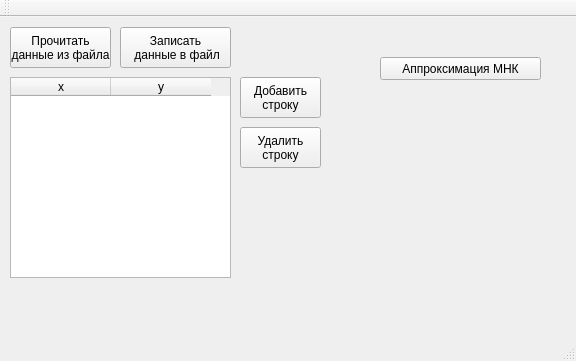
<?xml version="1.0" encoding="UTF-8"?>
<ui version="4.0">
 <class>MainWindow</class>
 <widget class="QMainWindow" name="MainWindow">
  <property name="geometry">
   <rect>
    <x>0</x>
    <y>0</y>
    <width>576</width>
    <height>361</height>
   </rect>
  </property>
  <property name="windowTitle">
   <string>Аппроксимация</string>
  </property>
  <widget class="QWidget" name="centralWidget">
   <widget class="QPushButton" name="pushButton">
    <property name="geometry">
     <rect>
      <x>380</x>
      <y>40</y>
      <width>161</width>
      <height>23</height>
     </rect>
    </property>
    <property name="text">
     <string>Аппроксимация МНК</string>
    </property>
   </widget>
   <widget class="QPushButton" name="pushButton_2">
    <property name="geometry">
     <rect>
      <x>240</x>
      <y>110</y>
      <width>81</width>
      <height>41</height>
     </rect>
    </property>
    <property name="text">
     <string>Удалить 
строку</string>
    </property>
   </widget>
   <widget class="QPushButton" name="pushButton_3">
    <property name="geometry">
     <rect>
      <x>10</x>
      <y>10</y>
      <width>101</width>
      <height>41</height>
     </rect>
    </property>
    <property name="text">
     <string>Прочитать
данные из файла</string>
    </property>
   </widget>
   <widget class="QPushButton" name="pushButton_4">
    <property name="geometry">
     <rect>
      <x>240</x>
      <y>60</y>
      <width>81</width>
      <height>41</height>
     </rect>
    </property>
    <property name="text">
     <string>Добавить 
строку</string>
    </property>
   </widget>
   <widget class="QTableWidget" name="tableWidget">
    <property name="geometry">
     <rect>
      <x>10</x>
      <y>60</y>
      <width>221</width>
      <height>201</height>
     </rect>
    </property>
    <column>
     <property name="text">
      <string>x</string>
     </property>
    </column>
    <column>
     <property name="text">
      <string>y</string>
     </property>
    </column>
   </widget>
   <widget class="QPushButton" name="pushButton_5">
    <property name="geometry">
     <rect>
      <x>120</x>
      <y>10</y>
      <width>111</width>
      <height>41</height>
     </rect>
    </property>
    <property name="text">
     <string>Записать 
 данные в файл</string>
    </property>
   </widget>
   <widget class="QLabel" name="label">
    <property name="geometry">
     <rect>
      <x>380</x>
      <y>80</y>
      <width>161</width>
      <height>121</height>
     </rect>
    </property>
    <property name="text">
     <string/>
    </property>
   </widget>
  </widget>
  <widget class="QMenuBar" name="menuBar">
   <property name="geometry">
    <rect>
     <x>0</x>
     <y>0</y>
     <width>576</width>
     <height>21</height>
    </rect>
   </property>
  </widget>
  <widget class="QToolBar" name="mainToolBar">
   <attribute name="toolBarArea">
    <enum>TopToolBarArea</enum>
   </attribute>
   <attribute name="toolBarBreak">
    <bool>false</bool>
   </attribute>
  </widget>
  <widget class="QStatusBar" name="statusBar"/>
 </widget>
 <layoutdefault spacing="6" margin="11"/>
 <resources/>
 <connections/>
</ui>
